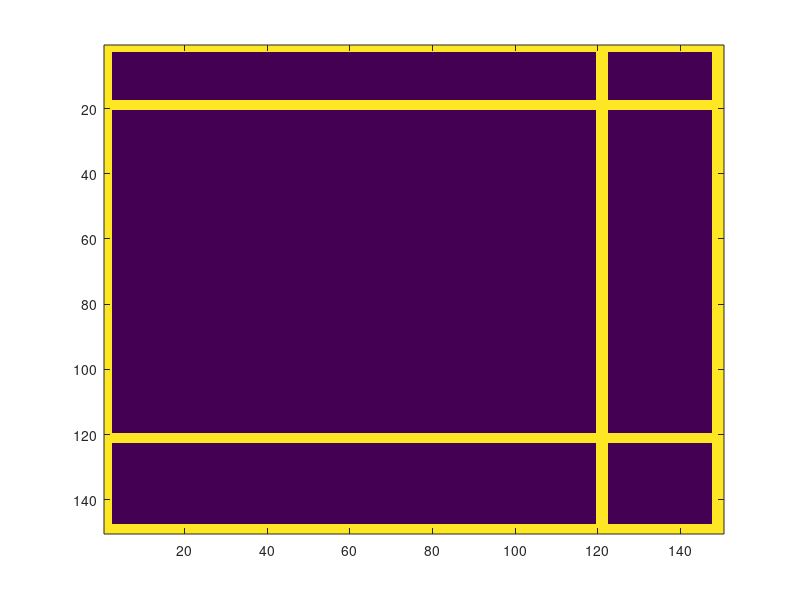

Write MATLAB code to recreate this figure. (Note: this script raises an error after producing the figure.)
%% create map 

dim = 150;
map = zeros(dim);

% the scaling of a pixel to actual length
scale = 10;

% create the U-shape wall
map(1.8*scale : 2*scale,:) = 1;
map(:, 12*scale : 12.2*scale) = 1;
map(12*scale:12.2*scale, :) = 1;
map(:,1:2) = 1; map(:,dim-2:dim) = 1; map(1:2,:) = 1; map(dim-2:dim,:) = 1; % set walls on boundary
imagesc(map)%,'GridVisible', 'off', 'XDisplayLabels',nan(dim,1),'YDisplayLabels',nan(dim,1))

% create the movements (use this as the actual motion, too)
motion = [6, 7, pi/2; 6, 8, pi/2; 6, 9, pi/2; 6, 10, 0; 7, 10, 0; 8, 10, 0;  9, 10, -pi/2; 9, 9, -pi/2; 9, 8, -pi/2; 9, 7, -pi/2];

%% Particle filter

np = 1000; % number of particles 
param = [0.05, 0.02, 5, 0.1, 0.1]; % parameters for sensor model
alpha = [0.1, 0.02, 0.001, 0.001]; % motion noise parameter

% initialize robot
x = zeros(length(motion), np, 3);
y = zeros(length(motion), np, 3);
for i=1:np, x(1,i,:) =  [dim/scale*rand, dim/scale*rand, pi/2]; y(1,i,:) = x(1,i,:); end

% start motion
for t=1:length(motion)-1
    
    w = ones(1,np); % store wegiths
    next = zeros(np, 3); % store particle of next step
    
    % get measurement (beam with noiseless rotation)
    num_sensor = 10; % number of beams 
    angle = 0:2*pi/num_sensor:2*pi; % num_sensor equally spaced w.r.t angles
    z = zeros(1,length(angle)); 
    
    % start scanning
    for i=1:length(angle)
        % tune angle to be in (0,2pi)
        theta = rem(angle(i) + motion(t+1,3), 2*pi);
        
        % we know the map, so compute the true distance
        if 0 <= theta && theta < pi/2 
            true_distance = min( (12 - motion(t+1,1))/cos(theta), (12-motion(t+1,2))/sin(theta) ); 
        elseif pi/2 <= theta && theta < pi
            true_distance = min( (motion(t+1,1)-2)/cos(pi-theta), (12-motion(t+1,2))/sin(pi-theta) ); 
        elseif pi <= theta && theta < 3*pi/2
            true_distance = (motion(t+1,1) - 2)/cos(theta);
        else
            true_distance = (12 - motion(t+1,1))/cos(2*pi - theta);
        end
        true_distance = abs(true_distance);

        % scan! 
        z(i) = gen_sensor_measurement(true_distance, param);
    end

    % sample from motion model and compute weight for each particle
    for j=1:np
        next(j,:) = sample_motion_model_odometry([motion(t,:),motion(t+1,:)],x(t,j,:),alpha); 

        % given the bearing angle and map, find the probability of measurement
        for a=1:length(angle)
            % extend r until hit an obstacle
            for r=0:0.01:param(3)+1/scale
                
                % convert to map index
                new_x = next(j,1) + r*cos(next(j,3)+angle(a)); new_y = next(j,2) + r*sin(next(j,3)+angle(a));
                new_x = floor(new_x*scale); new_y = floor(new_y*scale);
                
                % this is avoiding boundary conditions
                if next(j,1) < 0 || next(j,1) > dim/scale || next(j,2) > dim/scale || next(j,2) < 0
                    w(j) = 0;
                    break 
                end            
                if new_x == 0 || new_y == 0
                    w(j) = 0;
                    break
                end
                
                % if I hit an obstacle, I calculate the probability (*10 for numerical stability)
                if map(new_x, new_y) == 1
                    w(j) = w(j)*10*prob_sensor_measurement(z(a),r,param);
                    break
                end
            end
            
            % if I didn't hit an obstacle, max reading is reached
            if r > param(3)
                w(j) = w(j)*10*prob_sensor_measurement(z(a),r,param);
            end 
        end
        
        % update map
        m = update_map(next);
        imagesc(m);
    end
    
    % store result
    y(t+1,:,:) = next;
    
    % resample states according to weight
    w = w/sum(w);
    for j=1:np
        i = sample_state(w);
        x(t+1,j,:) = next(i,:);
    end
    
    
    % plot result
    scatter(y(t,:,1),y(t,:,2),'.b')
    hold on
    scatter(x(t,:,1),x(t,:,2),'.r')
    hold off
    xlim([1 dim/scale])
    ylim([1 dim/scale])
    pause(2)
end
